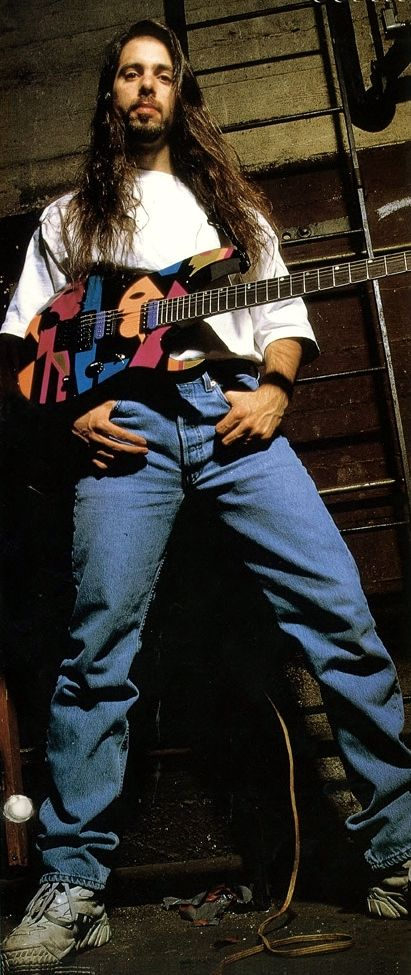
#> input picture opencv-projects/new proj/images/test.jpg, 411 x 975 px
$ python basicFunction.py
#> lines starting #> are read from the running program, lines starting #| are printed output that depends on the picture; after the words box and inside, x2 and y2 are one past the last pixel; in counts of white or black regions, pixels touching at a corner belong together
import cv2 as cv

img=cv.imread('images/test.jpg')
#> img is the input picture: shape (975, 411, 3); mean B, G, R 44.8, 50.1, 53.4
cv.imshow('test', img)

# converting an image to graySCale that is coonverting the image to gray colour:-
gray=cv.cvtColor(img, cv.COLOR_BGR2GRAY)
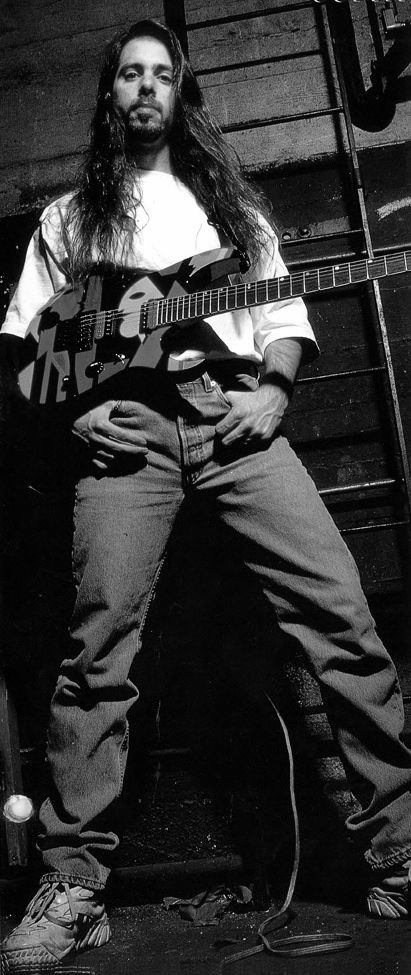
#> gray: shape (975, 411); min 0, max 255, mean 50.5
cv.imshow('test', gray)

# blur an image:-(the tuple inside the bracket has to be an odd number and to increase the blurr effeect we increase it based on odd number only)
blur=cv.GaussianBlur(img, (11,11), cv.BORDER_DEFAULT)
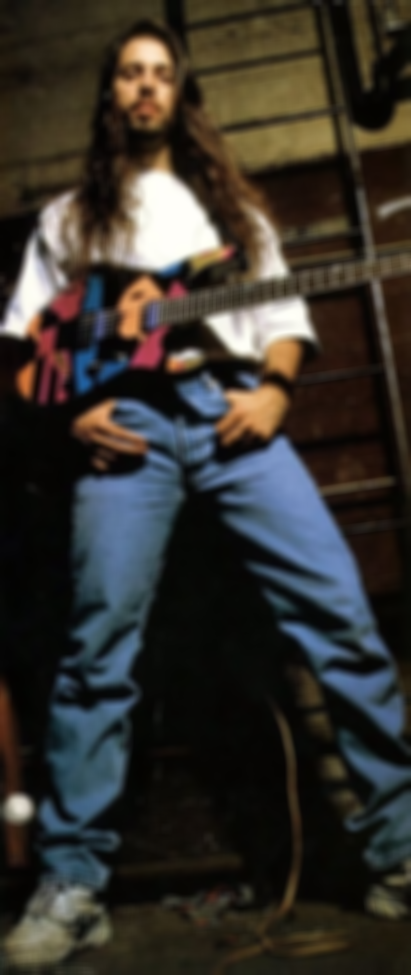
#> blur: shape (975, 411, 3); mean B, G, R 44.8, 50.1, 53.4
cv.imshow('BLur', blur)

# creating an edge cascade that is trying to find the image edges:-
canny=cv.Canny(img, 125, 175)
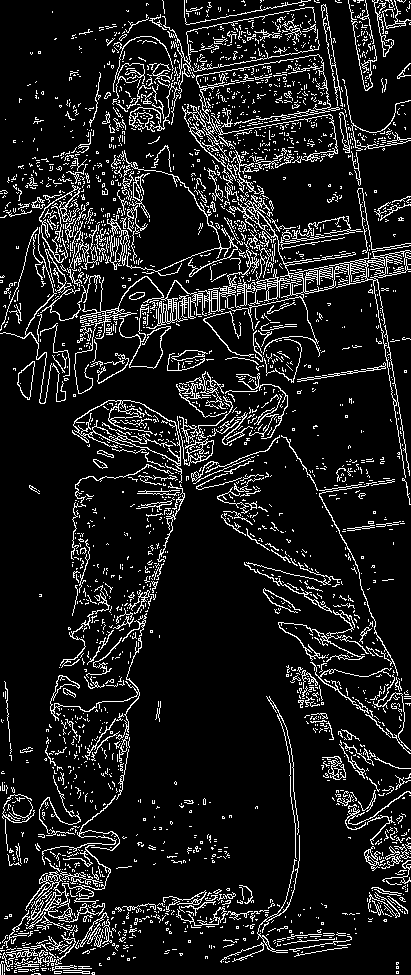
#> canny: shape (975, 411); 11.2% white in thin lines or dots
cv.imshow('Canny', canny)

# dilating the images:-
dilated=cv.dilate(canny, (3,3), iterations=3)
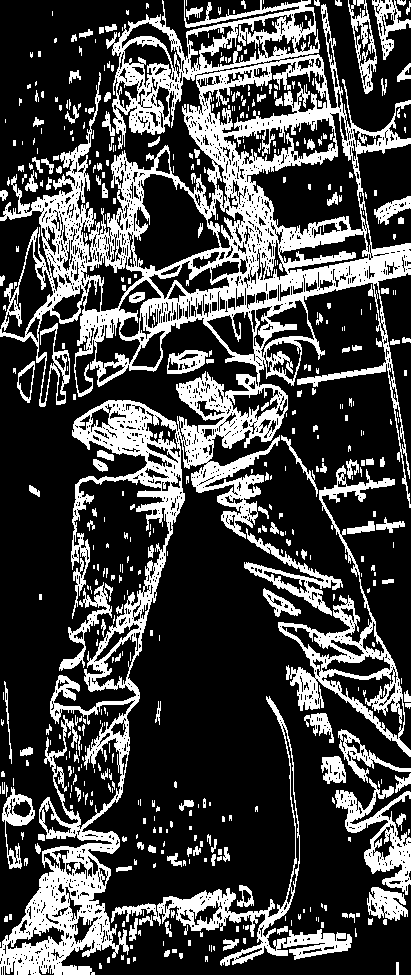
#> dilated: shape (975, 411); 27.8% white; 505 white regions (341 under 20 px), largest, box (x1, y1, x2, y2) and area: (0, 0, 411, 975) 76239, (278, 465, 411, 757) 6241, (111, 696, 352, 966) 5225
cv.imshow('dilation', dilated)

# eroding the image:_
eroded=cv.erode(dilated, (3,3), iterations=3)
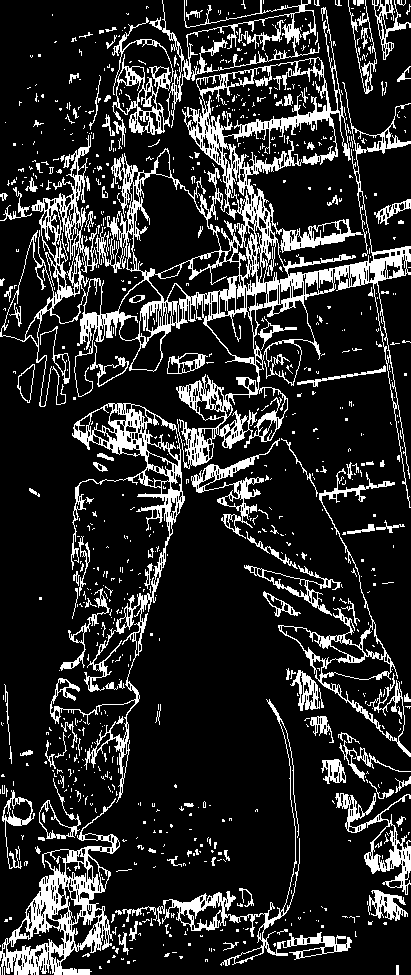
#> eroded: shape (975, 411); 16.8% white; 864 white regions (727 under 20 px), largest, box (x1, y1, x2, y2) and area: (0, 7, 411, 508) 26577, (50, 403, 185, 803) 6068, (0, 798, 120, 975) 5569
cv.imshow('eroded', eroded)

# resize and crop the images:-
resize=cv.resize(img, (500, 500), interpolation=cv.INTER_CUBIC)
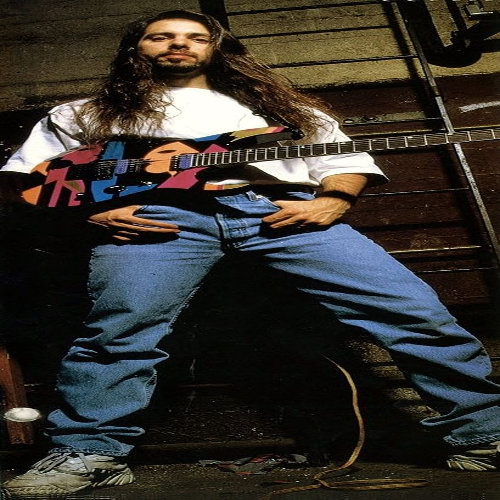
#> resize: shape (500, 500, 3); mean B, G, R 44.9, 50.1, 53.4
cv.imshow('resized', resize)

# cropping:-
crop=img[50:200, 200:400]
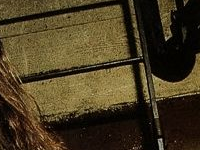
#> crop: shape (150, 200, 3); mean B, G, R 33.3, 58.9, 71.6
cv.imshow('Cropped', crop)

cv.waitKey(0)
